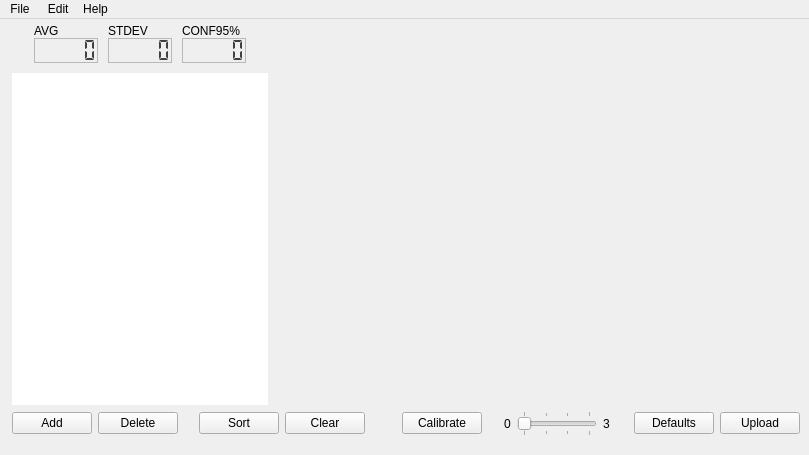
<?xml version="1.0" encoding="UTF-8"?>
<ui version="4.0">
 <class>MainWindow</class>
 <widget class="QMainWindow" name="MainWindow">
  <property name="geometry">
   <rect>
    <x>0</x>
    <y>0</y>
    <width>809</width>
    <height>455</height>
   </rect>
  </property>
  <property name="windowTitle">
   <string>Tonino</string>
  </property>
  <widget class="QWidget" name="centralwidget">
   <layout class="QVBoxLayout" name="verticalLayout_4">
    <property name="spacing">
     <number>-1</number>
    </property>
    <property name="leftMargin">
     <number>12</number>
    </property>
    <property name="topMargin">
     <number>5</number>
    </property>
    <property name="bottomMargin">
     <number>0</number>
    </property>
    <item>
     <layout class="QHBoxLayout" name="horizontalLayout_4">
      <property name="topMargin">
       <number>0</number>
      </property>
      <item>
       <layout class="QVBoxLayout" name="verticalLayout">
        <property name="spacing">
         <number>0</number>
        </property>
        <property name="topMargin">
         <number>0</number>
        </property>
        <property name="rightMargin">
         <number>0</number>
        </property>
        <item>
         <layout class="QHBoxLayout" name="horizontalLayout">
          <property name="spacing">
           <number>0</number>
          </property>
          <property name="topMargin">
           <number>0</number>
          </property>
          <property name="bottomMargin">
           <number>10</number>
          </property>
          <item>
           <spacer name="horizontalSpacer_6">
            <property name="orientation">
             <enum>Qt::Horizontal</enum>
            </property>
            <property name="sizeHint" stdset="0">
             <size>
              <width>0</width>
              <height>0</height>
             </size>
            </property>
           </spacer>
          </item>
          <item>
           <layout class="QVBoxLayout" name="verticalLayout_2">
            <property name="spacing">
             <number>0</number>
            </property>
            <property name="leftMargin">
             <number>5</number>
            </property>
            <property name="topMargin">
             <number>0</number>
            </property>
            <property name="rightMargin">
             <number>5</number>
            </property>
            <item alignment="Qt::AlignLeft|Qt::AlignVCenter">
             <widget class="QLabel" name="label_2">
              <property name="font">
               <font>
                <pointsize>9</pointsize>
               </font>
              </property>
              <property name="autoFillBackground">
               <bool>false</bool>
              </property>
              <property name="frameShape">
               <enum>QFrame::NoFrame</enum>
              </property>
              <property name="text">
               <string>AVG</string>
              </property>
             </widget>
            </item>
            <item>
             <widget class="QLCDNumber" name="LCDavg">
              <property name="minimumSize">
               <size>
                <width>0</width>
                <height>25</height>
               </size>
              </property>
              <property name="palette">
               <palette>
                <active>
                 <colorrole role="WindowText">
                  <brush brushstyle="SolidPattern">
                   <color alpha="255">
                    <red>64</red>
                    <green>64</green>
                    <blue>64</blue>
                   </color>
                  </brush>
                 </colorrole>
                </active>
                <inactive>
                 <colorrole role="WindowText">
                  <brush brushstyle="SolidPattern">
                   <color alpha="255">
                    <red>64</red>
                    <green>64</green>
                    <blue>64</blue>
                   </color>
                  </brush>
                 </colorrole>
                </inactive>
                <disabled>
                 <colorrole role="WindowText">
                  <brush brushstyle="SolidPattern">
                   <color alpha="255">
                    <red>69</red>
                    <green>69</green>
                    <blue>69</blue>
                   </color>
                  </brush>
                 </colorrole>
                </disabled>
               </palette>
              </property>
              <property name="frameShape">
               <enum>QFrame::StyledPanel</enum>
              </property>
              <property name="frameShadow">
               <enum>QFrame::Plain</enum>
              </property>
              <property name="segmentStyle">
               <enum>QLCDNumber::Flat</enum>
              </property>
             </widget>
            </item>
           </layout>
          </item>
          <item>
           <layout class="QVBoxLayout" name="verticalLayout_3">
            <property name="spacing">
             <number>0</number>
            </property>
            <property name="leftMargin">
             <number>5</number>
            </property>
            <property name="rightMargin">
             <number>5</number>
            </property>
            <item alignment="Qt::AlignLeft|Qt::AlignVCenter">
             <widget class="QLabel" name="label_4">
              <property name="font">
               <font>
                <pointsize>9</pointsize>
               </font>
              </property>
              <property name="text">
               <string>STDEV</string>
              </property>
             </widget>
            </item>
            <item>
             <widget class="QLCDNumber" name="LCDstdev">
              <property name="minimumSize">
               <size>
                <width>0</width>
                <height>25</height>
               </size>
              </property>
              <property name="palette">
               <palette>
                <active>
                 <colorrole role="WindowText">
                  <brush brushstyle="SolidPattern">
                   <color alpha="255">
                    <red>64</red>
                    <green>64</green>
                    <blue>64</blue>
                   </color>
                  </brush>
                 </colorrole>
                </active>
                <inactive>
                 <colorrole role="WindowText">
                  <brush brushstyle="SolidPattern">
                   <color alpha="255">
                    <red>64</red>
                    <green>64</green>
                    <blue>64</blue>
                   </color>
                  </brush>
                 </colorrole>
                </inactive>
                <disabled>
                 <colorrole role="WindowText">
                  <brush brushstyle="SolidPattern">
                   <color alpha="255">
                    <red>69</red>
                    <green>69</green>
                    <blue>69</blue>
                   </color>
                  </brush>
                 </colorrole>
                </disabled>
               </palette>
              </property>
              <property name="frameShape">
               <enum>QFrame::StyledPanel</enum>
              </property>
              <property name="frameShadow">
               <enum>QFrame::Plain</enum>
              </property>
              <property name="segmentStyle">
               <enum>QLCDNumber::Flat</enum>
              </property>
             </widget>
            </item>
           </layout>
          </item>
          <item>
           <layout class="QVBoxLayout" name="verticalLayout_5">
            <property name="spacing">
             <number>0</number>
            </property>
            <property name="leftMargin">
             <number>5</number>
            </property>
            <property name="rightMargin">
             <number>5</number>
            </property>
            <item alignment="Qt::AlignLeft|Qt::AlignVCenter">
             <widget class="QLabel" name="label_5">
              <property name="font">
               <font>
                <pointsize>9</pointsize>
               </font>
              </property>
              <property name="text">
               <string>CONF95%</string>
              </property>
             </widget>
            </item>
            <item>
             <widget class="QLCDNumber" name="LCDconf">
              <property name="minimumSize">
               <size>
                <width>0</width>
                <height>25</height>
               </size>
              </property>
              <property name="palette">
               <palette>
                <active>
                 <colorrole role="WindowText">
                  <brush brushstyle="SolidPattern">
                   <color alpha="255">
                    <red>64</red>
                    <green>64</green>
                    <blue>64</blue>
                   </color>
                  </brush>
                 </colorrole>
                </active>
                <inactive>
                 <colorrole role="WindowText">
                  <brush brushstyle="SolidPattern">
                   <color alpha="255">
                    <red>64</red>
                    <green>64</green>
                    <blue>64</blue>
                   </color>
                  </brush>
                 </colorrole>
                </inactive>
                <disabled>
                 <colorrole role="WindowText">
                  <brush brushstyle="SolidPattern">
                   <color alpha="255">
                    <red>69</red>
                    <green>69</green>
                    <blue>69</blue>
                   </color>
                  </brush>
                 </colorrole>
                </disabled>
               </palette>
              </property>
              <property name="frameShape">
               <enum>QFrame::StyledPanel</enum>
              </property>
              <property name="frameShadow">
               <enum>QFrame::Plain</enum>
              </property>
              <property name="lineWidth">
               <number>1</number>
              </property>
              <property name="smallDecimalPoint">
               <bool>false</bool>
              </property>
              <property name="mode">
               <enum>QLCDNumber::Bin</enum>
              </property>
              <property name="segmentStyle">
               <enum>QLCDNumber::Flat</enum>
              </property>
             </widget>
            </item>
           </layout>
          </item>
          <item>
           <spacer name="horizontalSpacer_7">
            <property name="orientation">
             <enum>Qt::Horizontal</enum>
            </property>
            <property name="sizeHint" stdset="0">
             <size>
              <width>0</width>
              <height>0</height>
             </size>
            </property>
           </spacer>
          </item>
         </layout>
        </item>
        <item>
         <widget class="QTableView" name="tableView">
          <property name="sizePolicy">
           <sizepolicy hsizetype="Minimum" vsizetype="Expanding">
            <horstretch>1</horstretch>
            <verstretch>0</verstretch>
           </sizepolicy>
          </property>
          <property name="minimumSize">
           <size>
            <width>100</width>
            <height>0</height>
           </size>
          </property>
          <property name="maximumSize">
           <size>
            <width>300</width>
            <height>16777215</height>
           </size>
          </property>
          <property name="autoFillBackground">
           <bool>true</bool>
          </property>
          <property name="frameShape">
           <enum>QFrame::NoFrame</enum>
          </property>
          <property name="frameShadow">
           <enum>QFrame::Plain</enum>
          </property>
          <property name="tabKeyNavigation">
           <bool>false</bool>
          </property>
          <property name="alternatingRowColors">
           <bool>false</bool>
          </property>
          <property name="selectionBehavior">
           <enum>QAbstractItemView::SelectRows</enum>
          </property>
          <property name="sortingEnabled">
           <bool>true</bool>
          </property>
          <property name="wordWrap">
           <bool>false</bool>
          </property>
          <property name="cornerButtonEnabled">
           <bool>false</bool>
          </property>
          <attribute name="horizontalHeaderHighlightSections">
           <bool>false</bool>
          </attribute>
          <attribute name="horizontalHeaderShowSortIndicator" stdset="0">
           <bool>true</bool>
          </attribute>
          <attribute name="horizontalHeaderStretchLastSection">
           <bool>true</bool>
          </attribute>
          <attribute name="verticalHeaderVisible">
           <bool>false</bool>
          </attribute>
          <attribute name="verticalHeaderHighlightSections">
           <bool>false</bool>
          </attribute>
         </widget>
        </item>
       </layout>
      </item>
      <item>
       <widget class="mplwidget" name="widget" native="true">
        <property name="sizePolicy">
         <sizepolicy hsizetype="Preferred" vsizetype="Preferred">
          <horstretch>3</horstretch>
          <verstretch>0</verstretch>
         </sizepolicy>
        </property>
        <property name="minimumSize">
         <size>
          <width>200</width>
          <height>150</height>
         </size>
        </property>
       </widget>
      </item>
     </layout>
    </item>
    <item>
     <layout class="QHBoxLayout" name="horizontalLayout_2" stretch="0,0,0,0,0,0,0,0,0,0,0,0,0">
      <property name="spacing">
       <number>-1</number>
      </property>
      <property name="sizeConstraint">
       <enum>QLayout::SetDefaultConstraint</enum>
      </property>
      <property name="leftMargin">
       <number>0</number>
      </property>
      <property name="topMargin">
       <number>0</number>
      </property>
      <property name="bottomMargin">
       <number>0</number>
      </property>
      <item>
       <widget class="QPushButton" name="pushButtonAdd">
        <property name="text">
         <string>Add</string>
        </property>
       </widget>
      </item>
      <item>
       <widget class="QPushButton" name="pushButtonDelete">
        <property name="text">
         <string>Delete</string>
        </property>
       </widget>
      </item>
      <item>
       <spacer name="horizontalSpacer_2">
        <property name="orientation">
         <enum>Qt::Horizontal</enum>
        </property>
        <property name="sizeHint" stdset="0">
         <size>
          <width>40</width>
          <height>20</height>
         </size>
        </property>
       </spacer>
      </item>
      <item>
       <widget class="QPushButton" name="pushButtonSort">
        <property name="text">
         <string>Sort</string>
        </property>
       </widget>
      </item>
      <item>
       <widget class="QPushButton" name="pushButtonClear">
        <property name="text">
         <string>Clear</string>
        </property>
       </widget>
      </item>
      <item>
       <spacer name="horizontalSpacer_4">
        <property name="orientation">
         <enum>Qt::Horizontal</enum>
        </property>
        <property name="sizeHint" stdset="0">
         <size>
          <width>40</width>
          <height>20</height>
         </size>
        </property>
       </spacer>
      </item>
      <item>
       <spacer name="horizontalSpacer_5">
        <property name="orientation">
         <enum>Qt::Horizontal</enum>
        </property>
        <property name="sizeHint" stdset="0">
         <size>
          <width>40</width>
          <height>20</height>
         </size>
        </property>
       </spacer>
      </item>
      <item>
       <widget class="QPushButton" name="pushButtonCalib">
        <property name="text">
         <string>Calibrate</string>
        </property>
       </widget>
      </item>
      <item>
       <spacer name="horizontalSpacer">
        <property name="orientation">
         <enum>Qt::Horizontal</enum>
        </property>
        <property name="sizeHint" stdset="0">
         <size>
          <width>40</width>
          <height>20</height>
         </size>
        </property>
       </spacer>
      </item>
      <item>
       <layout class="QHBoxLayout" name="horizontalLayout_5">
        <property name="sizeConstraint">
         <enum>QLayout::SetDefaultConstraint</enum>
        </property>
        <item>
         <widget class="QLabel" name="label_3">
          <property name="text">
           <string>0</string>
          </property>
         </widget>
        </item>
        <item>
         <widget class="QSlider" name="degreeSlider">
          <property name="sizePolicy">
           <sizepolicy hsizetype="Minimum" vsizetype="Fixed">
            <horstretch>0</horstretch>
            <verstretch>0</verstretch>
           </sizepolicy>
          </property>
          <property name="minimumSize">
           <size>
            <width>80</width>
            <height>0</height>
           </size>
          </property>
          <property name="maximumSize">
           <size>
            <width>150</width>
            <height>16777215</height>
           </size>
          </property>
          <property name="minimum">
           <number>0</number>
          </property>
          <property name="maximum">
           <number>3</number>
          </property>
          <property name="pageStep">
           <number>1</number>
          </property>
          <property name="tracking">
           <bool>false</bool>
          </property>
          <property name="orientation">
           <enum>Qt::Horizontal</enum>
          </property>
          <property name="tickPosition">
           <enum>QSlider::TicksBothSides</enum>
          </property>
          <property name="tickInterval">
           <number>1</number>
          </property>
         </widget>
        </item>
        <item>
         <widget class="QLabel" name="label">
          <property name="minimumSize">
           <size>
            <width>0</width>
            <height>0</height>
           </size>
          </property>
          <property name="text">
           <string>3 </string>
          </property>
         </widget>
        </item>
       </layout>
      </item>
      <item>
       <spacer name="horizontalSpacer_3">
        <property name="orientation">
         <enum>Qt::Horizontal</enum>
        </property>
        <property name="sizeHint" stdset="0">
         <size>
          <width>40</width>
          <height>20</height>
         </size>
        </property>
       </spacer>
      </item>
      <item>
       <widget class="QPushButton" name="pushButtonDefaults">
        <property name="text">
         <string>Defaults</string>
        </property>
       </widget>
      </item>
      <item>
       <widget class="QPushButton" name="pushButtonUpload">
        <property name="text">
         <string>Upload</string>
        </property>
       </widget>
      </item>
     </layout>
    </item>
   </layout>
  </widget>
  <widget class="QStatusBar" name="status">
   <property name="sizeGripEnabled">
    <bool>false</bool>
   </property>
  </widget>
  <widget class="QMenuBar" name="menuBar">
   <property name="geometry">
    <rect>
     <x>0</x>
     <y>0</y>
     <width>809</width>
     <height>22</height>
    </rect>
   </property>
   <widget class="QMenu" name="menuFile">
    <property name="title">
     <string>File</string>
    </property>
    <widget class="QMenu" name="menuOpen_Recent">
     <property name="title">
      <string>Open Recent</string>
     </property>
    </widget>
    <widget class="QMenu" name="menuOpen_ApplyRecent">
     <property name="title">
      <string>Apply Recent</string>
     </property>
    </widget>
    <addaction name="actionOpen"/>
    <addaction name="menuOpen_Recent"/>
    <addaction name="separator"/>
    <addaction name="actionSave"/>
    <addaction name="actionSave_As"/>
    <addaction name="separator"/>
    <addaction name="actionApply"/>
    <addaction name="menuOpen_ApplyRecent"/>
   </widget>
   <widget class="QMenu" name="menuHelp">
    <property name="title">
     <string>Help</string>
    </property>
    <addaction name="actionHelp"/>
    <addaction name="actionSettings"/>
    <addaction name="actionAbout"/>
    <addaction name="actionAboutQt"/>
   </widget>
   <widget class="QMenu" name="menuEdit">
    <property name="title">
     <string> Edit</string>
    </property>
    <addaction name="actionCut"/>
    <addaction name="actionCopy"/>
    <addaction name="actionPaste"/>
   </widget>
   <addaction name="menuFile"/>
   <addaction name="menuEdit"/>
   <addaction name="menuHelp"/>
  </widget>
  <action name="actionOpen">
   <property name="text">
    <string>Open...</string>
   </property>
   <property name="shortcut">
    <string>Ctrl+O</string>
   </property>
  </action>
  <action name="actionSave">
   <property name="text">
    <string>Save</string>
   </property>
   <property name="shortcut">
    <string>Ctrl+S</string>
   </property>
  </action>
  <action name="actionSave_As">
   <property name="text">
    <string>Save As...</string>
   </property>
   <property name="shortcut">
    <string>Ctrl+Shift+S</string>
   </property>
  </action>
  <action name="actionHelp">
   <property name="text">
    <string>Help</string>
   </property>
   <property name="shortcut">
    <string>Ctrl+?</string>
   </property>
  </action>
  <action name="actionAbout">
   <property name="text">
    <string>About</string>
   </property>
   <property name="menuRole">
    <enum>QAction::AboutRole</enum>
   </property>
  </action>
  <action name="actionAboutQt">
   <property name="text">
    <string>About Qt</string>
   </property>
   <property name="menuRole">
    <enum>QAction::AboutQtRole</enum>
   </property>
  </action>
  <action name="actionSettings">
   <property name="text">
    <string>Settings</string>
   </property>
   <property name="menuRole">
    <enum>QAction::PreferencesRole</enum>
   </property>
  </action>
  <action name="actionCut">
   <property name="text">
    <string>Cut</string>
   </property>
   <property name="shortcut">
    <string>Ctrl+X</string>
   </property>
  </action>
  <action name="actionCopy">
   <property name="text">
    <string>Copy</string>
   </property>
   <property name="shortcut">
    <string>Ctrl+C</string>
   </property>
  </action>
  <action name="actionPaste">
   <property name="text">
    <string>Paste</string>
   </property>
   <property name="shortcut">
    <string>Ctrl+V</string>
   </property>
  </action>
  <action name="actionApply">
   <property name="text">
    <string>Apply...</string>
   </property>
  </action>
 </widget>
 <customwidgets>
  <customwidget>
   <class>mplwidget</class>
   <extends>QWidget</extends>
   <header>uic.mplwidget.h</header>
   <container>1</container>
  </customwidget>
 </customwidgets>
 <resources/>
 <connections/>
</ui>
